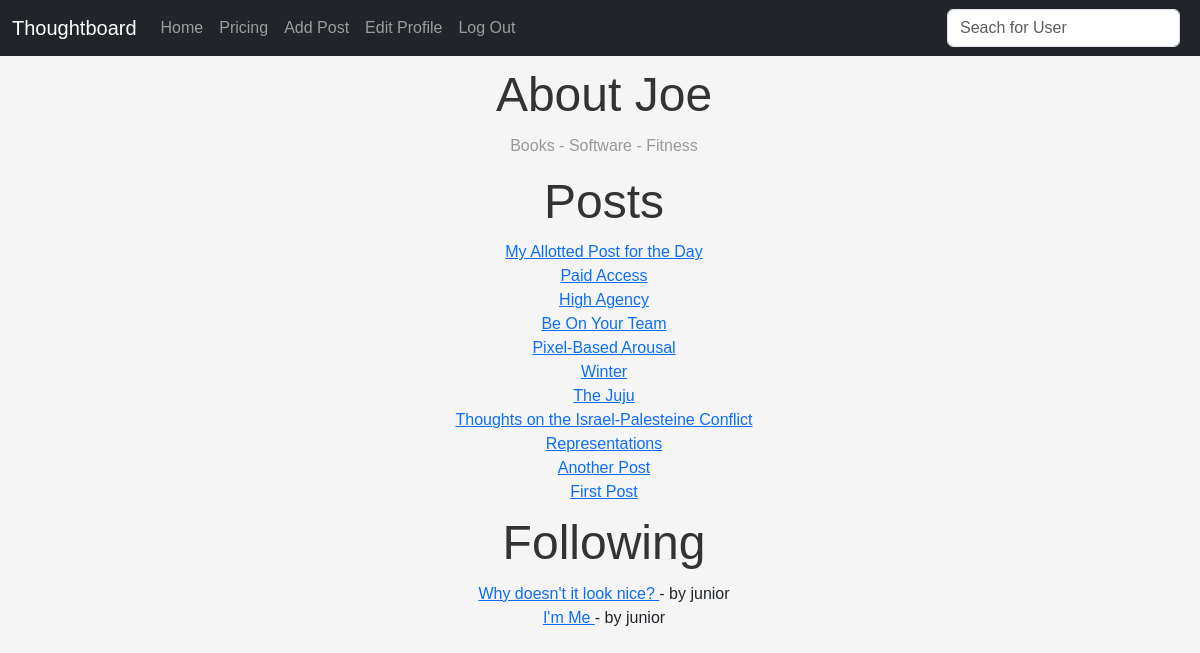
Screenshot of /home/joemonem (signed in) with the database file from the repository.
### theblog/models.py (models this page shows, shortened)
class Profile(models.Model):
    user = models.ForeignKey(User, on_delete=models.CASCADE)
    bio = models.TextField(blank=True, max_length=1000)
    paymentDate = models.IntegerField(default=0)
    following = models.ManyToManyField(User, related_name="following", default=list())
    last_posted = models.IntegerField(default=0)

class Post(models.Model):
    title = models.CharField(max_length=255)
    author = models.ForeignKey(User, on_delete=models.CASCADE)
    body = RichTextField(blank=True, null=True)
    published_date = models.DateField(default=timezone.now)

### theblog/views.py (the view)
# urls.py: path("home/<str:pk>", HomeView.as_view(), name="home"),
class HomeView(ListView):
    model = Post
    template_name = "home.html"
    context_object_name = "posts"
    def get_context_data(self, **kwargs):
        context = super().get_context_data(**kwargs)
        username = self.kwargs["pk"]
        user_object = get_object_or_404(User, username=username)
        user_profile = get_object_or_404(Profile, user=user_object)
        user_posts = Post.objects.filter(author=user_object)
        following_users = user_profile.following.exclude(username=username)
        following_posts = []
        for profile in following_users:
            print(profile)
            following_user_posts = Post.objects.filter(author=profile)
            following_posts.extend(following_user_posts)
        following_posts.sort(key=lambda post: post.id)
        context["user_object"] = user_object
        context["user_profile"] = user_profile
        context["user_posts"] = user_posts
        context["following_posts"] = following_posts
        if self.request.user.is_authenticated:
            current_user_profile = get_object_or_404(Profile, user=self.request.user)
            is_following = current_user_profile.following.filter(
                username=username
            ).exists()
            context["is_following"] = is_following
        return context

### theblog/templates/home.html (shortened to what this page needs)
{% extends 'base.html' %}
{%block content %}
{%if user_profile.bio%}
<div style="display: flex; align-items: center; margin: 0 auto; width: fit-content;">
    <h1>About {{user_profile.user.first_name}}</h1>
</div>
<p>{{user_profile.bio}}</p>
{%else%}
<h1>No Bio Yet</h1>
<p>You can visit Edit Profile in the Navbar to add one.</p>
{%endif%}
{% if user_posts%}
<h1>Posts</h1>
<ul>
    {% for post in user_posts reversed %}
    <li>
        <a href="{%url 'article-details' post.pk %}"> {{post.title}} </a>
        <br>
    </li>
    {% endfor %}
    {% else %}
    <h1>No Posts yet</h1>
    <p>Click on Add Post in the Navbar to create one.</p>
    {%endif%}
</ul>
{% if user.is_authenticated and user == user_profile.user %}
{% if following_posts%}
<h1>Following</h1>
<ul>
    {% for post in following_posts reversed %}
    <li>
        <a href="{%url 'article-details' post.pk %}"> {{post.title}} </a> - by {{post.author}}
        <br>
    </li>
    {% endfor %}
    {% else %}
    <h1>You don't follow anyone</h1>
    <p>Search for a profile to follow</p>
</ul>
{% endif %}
{%endif%}
{% endblock %}

### theblog/templates/home.html (style rules this page uses)
body { font-family: sans-serif; background-color: #f5f5f5; }
h1 { font-size: 3em; text-align: center; color: #333; margin-bottom: 10px; margin-top: 10px; }
p { font-size: 1em; text-align: center; color: #999; margin-bottom: 15px; }
ul { font-family: sans-serif; margin: 0; padding: 0; list-style: none; text-align: center; }

### rows the page displays
Profile: user.first_name "Joe", bio "Books - Software - Fitness"
Post: title "My Allotted Post for the Day"
Post: title "Paid Access"
Post: title "High Agency"
Post: title "Be On Your Team"
Post: title "Pixel-Based Arousal"
Post: title "Winter"
Post: title "The Juju"
Post: title "Thoughts on the Israel-Palesteine Conflict"
Post: title "Representations"
Post: title "Another Post"
Post: title "First Post"
Post: title "Why doesn't it look nice?", author "junior"
Post: title "I'm Me", author "junior"
